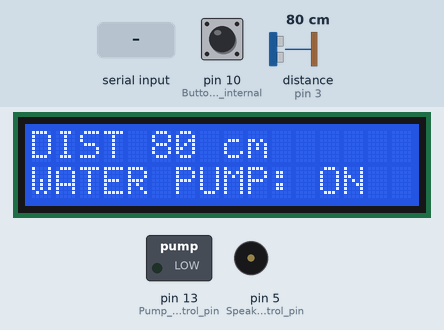
The sketch below on a simulated Arduino Uno, built with avr-gcc and run on an emulated ATmega328P. On the bench: 16×2 character LCD, switched loads named in the sketch (green lamp = pin HIGH), buzzer (waves = sounding). Wiring (inferred from the names in the program): ultrasonic range finder: trigger pin 2; echo pin 3. The inputs (shaded band) are chosen by the test bench; at power-on: distance to the obstacle (sensor on pin 3) 80 cm, pin 10 (Button_pin_with_internal) HIGH. The echo pulse lasts 58.3 µs per cm; pins used as bus, display or sensor lines are not drawn; what the sketch prints to the serial monitor is not drawn.

Above: at 1.2 s.
1.3 s: distance to the obstacle (sensor on pin 3) set to 8 cm
At 2.9 s:
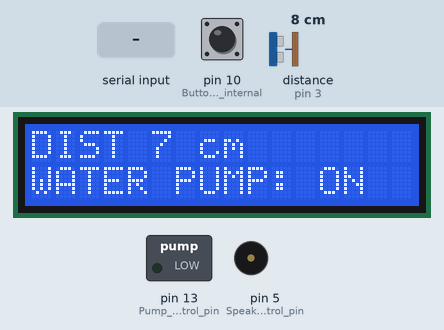
3.3 s: distance to the obstacle (sensor on pin 3) set to 5 cm
At 5.0 s:
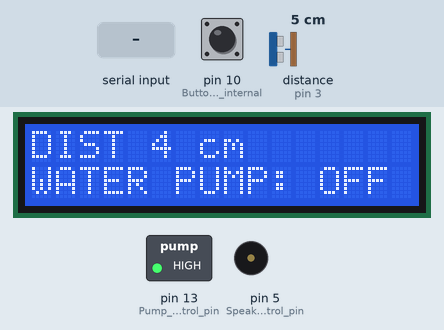
6.0 s: "8" received over the second serial link
At 8.2 s:
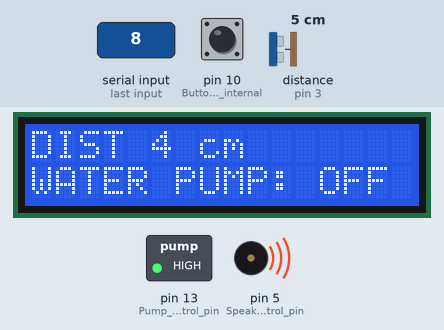
10.5 s: pin 10 (Button_pin_with_internal) pulled LOW for 1.75 s
At 13.4 s:
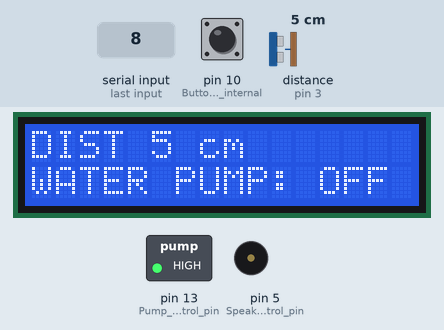
15.9 s: "6" received over the second serial link
At 17.1 s:
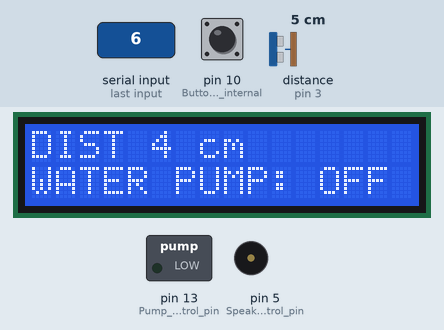
18.9 s: "7" received over the second serial link
At 20.8 s:
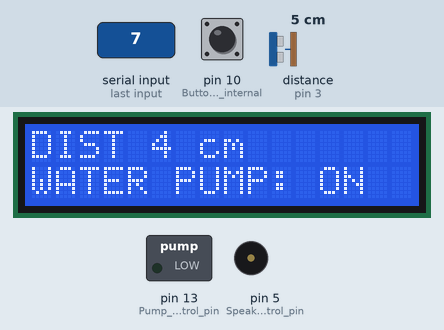
Timing chart, 0 to 22.3 s (numbered marks = the images above; inputs shaded):
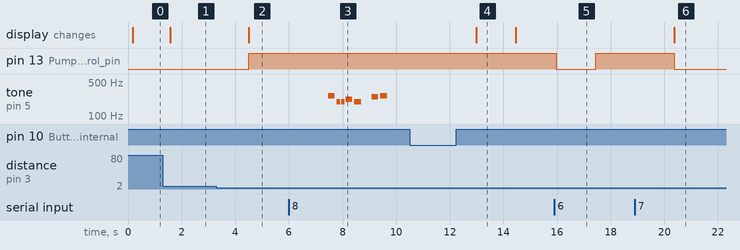

The sketch:

water_level_controller.ino
```cpp
#include <EEPROM.h>
#include <Wire.h>
#include <LiquidCrystal_I2C.h>
#include <SoftwareSerial.h>

// Initialize the LCD with the I2C address 0x27 and 16x2 display size
LiquidCrystal_I2C lcd(0x27, 16, 2);

// Declare variables for duration, distance, and pump state
long duration, distance;
bool pump = false, manualMode = false;
bool bluetoothPumpControl = false; // Variable to track Bluetooth pump control

SoftwareSerial bluetooth(6, 7); // RX, TX

// Define musical note frequencies
#define NOTE_C4 262
#define NOTE_G3 196
#define NOTE_A3 220
#define NOTE_B3 247
#define NOTE_B4 494

// Define melody and note durations
int melody[] = {NOTE_C4, NOTE_G3, NOTE_G3, NOTE_A3, NOTE_G3, 0, NOTE_B3, NOTE_C4};
int noteDurations[] = {4, 8, 8, 4, 4, 4, 4, 4};

void setup() {
    lcd.init(); // Initialize the LCD
    lcd.backlight(); // Turn on the LCD backlight
    lcd.print("DIST :      "); // Print initial message
    lcd.setCursor(0, 1);
    lcd.print("WATER PUMP:");

    // Set pin modes
    pinMode(2, OUTPUT); // Trigger pin for ultrasonic sensor
    pinMode(3, INPUT); // Echo pin for ultrasonic sensor
    pinMode(10, INPUT_PULLUP); // Button pin with internal pull-up resistor
    pinMode(11, INPUT_PULLUP); // Mode selection pin with internal pull-up resistor
    pinMode(13, OUTPUT); // Pump control pin
    pinMode(5, OUTPUT); // Speaker control pin

    bluetooth.begin(9600); // Start Bluetooth serial communication
    Serial.begin(9600); // Start serial communication for debugging
    Serial.println("Setup complete. System is ready.");
}

void loop() {
    // Trigger the ultrasonic sensor
    digitalWrite(2, HIGH);
    delayMicroseconds(2);
    digitalWrite(2, LOW);
    duration = pulseIn(3, HIGH); // Read the echo duration
    distance = microsecondsToDistance(duration); // Convert duration to distance in cm

    // Display the distance on the LCD
    lcd.setCursor(5, 0);
    lcd.print(distance);
    lcd.print(" cm   ");

    Serial.print("Distance measured: ");
    Serial.print(distance);
    Serial.println(" cm");

    if (!manualMode && !bluetoothPumpControl) { // Auto mode and not controlled by Bluetooth
        if (distance < 6) {
            pump = false;
            Serial.println("Auto Mode: Pump OFF due to low water level.");
        } else if (distance > 12) {
            pump = true;
            Serial.println("Auto Mode: Pump ON due to high water level.");
        }
    }

    // Update the pump status and display on the LCD
    digitalWrite(13, pump ? LOW : HIGH);

    lcd.setCursor(12, 1);
    if (pump) {
        lcd.print("ON  ");
    } else {
        lcd.print("OFF ");
    }

    // Manual control using button press (pin 10)
    static bool buttonState = false;
    if (!digitalRead(10)) {
        if (!buttonState) {
            buttonState = true;
            pump = !pump; // Toggle pump state
            Serial.print("Manual Mode: Button pressed. Pump ");
            Serial.println(pump ? "ON" : "OFF");
            delay(300); // debounce delay
        }
    } else {
        buttonState = false;
    }

    // Bluetooth communication
    if (bluetooth.available()) {
        char command = bluetooth.read();
        Serial.print("Bluetooth command received: ");
        Serial.println(command);

        if (command == '5') {
            bluetoothPumpControl = true;
            manualMode = true;
            Serial.println("Bluetooth: Switched to manual mode.");
        } else if (command == '4') {
            bluetoothPumpControl = false;
            manualMode = false;
            Serial.println("Bluetooth: Switched to automatic mode.");
        } else if (command == '6') {
            digitalWrite(13, LOW);
            pump = false;
            bluetoothPumpControl = true;
            Serial.println("Bluetooth: Pump OFF.");
        } else if (command == '7') {
            digitalWrite(13, HIGH);
            pump = true;
            bluetoothPumpControl = true;
            Serial.println("Bluetooth: Pump ON.");
        } else if (command == '8') { // Turn speaker on
            playMelody(5);
            Serial.println("Bluetooth: Speaker ON, playing melody.");
        } else if (command == '9') { // Turn speaker off
            noTone(5);
            Serial.println("Bluetooth: Speaker OFF.");
        }
    }

    // Send distance data and system mode to the app
    bluetooth.print("Distance: ");
    bluetooth.print(distance);
    bluetooth.println(" cm");

    bluetooth.print("Mode: ");
    if (manualMode) {
        bluetooth.println("Manual");
    } else {
        bluetooth.println("Automatic");
    }

     // Send tank animation based on distance
    if (distance > 100) {
        bluetooth.println("Tank: Empty");
        Serial.println("Tank status: Empty");
    } else if (distance < 10) {
        bluetooth.println("Tank: Full");
        Serial.println("Tank status: Full");
    }

    delay(1400); // Adjust delay as needed
}

// Function to play a melody on a specified pin
void playMelody(int melodyPin) {
    for (int thisNote = 0; thisNote < 8; thisNote++) {
        int noteDuration = 1000 / noteDurations[thisNote]; // Calculate note duration
        tone(melodyPin, melody[thisNote], noteDuration); // Play the note
        int pauseBetweenNotes = noteDuration * 1.30; // Calculate pause between notes
        delay(pauseBetweenNotes); // Wait before playing the next note
        noTone(melodyPin); // Stop the tone
    }
}

// Function to convert microseconds to distance
long microsecondsToDistance(long microseconds) {
    return microseconds / 29 / 2;
}
```

Measured:
- the behaviour switches between 7 and 6 cm on distance to the obstacle (sensor on pin 3) (found by bisection; images 1 and 2)
- after the input at 1.3 s, the display: changes after 0.27 s (image 1)
- after the input at 3.3 s, pin 13 (Pump_control_pin): LOW → HIGH after 1.2 s; the display: changes after 1.2 s (image 2)
- after the input at 6.0 s, tone on pin 5 (Speaker_control_pin): plays 262 Hz for 0.25 s, 196 Hz for 0.13 s, 196 Hz for 0.13 s, 220 Hz for 0.25 s, 196 Hz for 0.25 s, 247 Hz for 0.25 s … (7 notes in this stretch), starting after 1.5 s
- after the input at 10.5 s, the display: changes after 2.5 s (image 4)
- after the input at 15.9 s, pin 13 (Pump_control_pin): HIGH → LOW after 0.07 s, → HIGH 1.5 s later
- after the input at 18.9 s, pin 13 (Pump_control_pin): HIGH → LOW after 1.5 s; the display: changes after 1.5 s (image 6)
